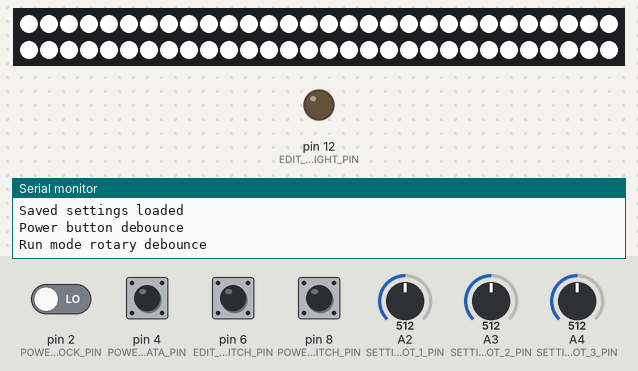
Bench run of a program on a simulated Arduino Uno, built with avr-gcc and run on an emulated ATmega328P. Shown: 60 RGB LEDs in strip order, left to right, continuing on the next row, output pins drawn as LEDs (lit = HIGH), the last lines printed to the serial monitor. The test bench sets the inputs (shaded band); at power-on: pin 8 (POWER_MODE_ROT_SWITCH_PIN) HIGH, pin 2 (POWER_MODE_ROT_CLOCK_PIN), pin 4 (POWER_MODE_ROT_DATA_PIN), pin 6 (EDIT_BUTTON_SWITCH_PIN) LOW, A2 (SETTINGS_POT_1_PIN) = 512, A3 (SETTINGS_POT_2_PIN) = 512, A4 (SETTINGS_POT_3_PIN) = 512. Dim RGB values are drawn brighter than linear; EEPROM starts erased.

Above: at 1.2 s.
1.3 s: pin 4 (POWER_MODE_ROT_DATA_PIN) pulled HIGH for 0.15 s
At 2.5 s:
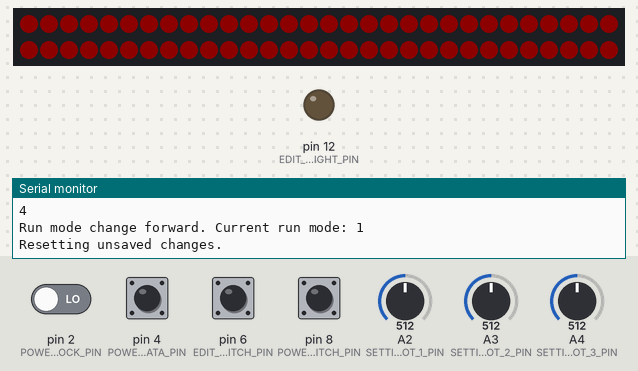
3.1 s: pin 6 (EDIT_BUTTON_SWITCH_PIN) pulled HIGH for 0.15 s
At 3.35 s:
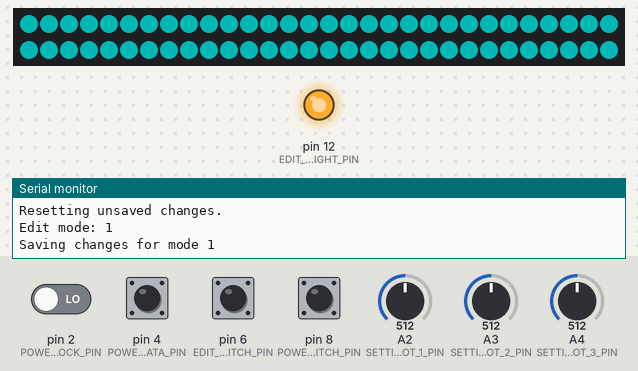
3.8 s: pin 2 (POWER_MODE_ROT_CLOCK_PIN) driven HIGH and pin 4 (POWER_MODE_ROT_DATA_PIN) driven HIGH
At 6.6 s:
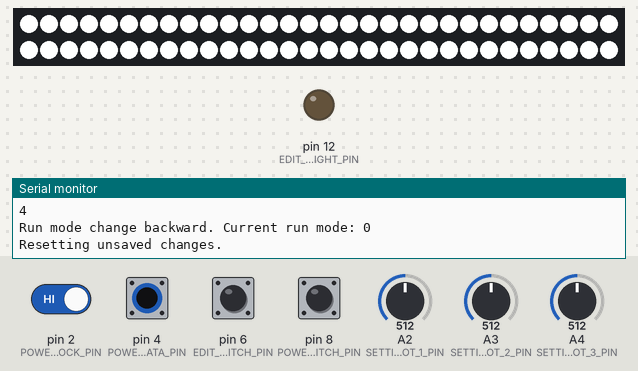
6.8 s: pin 8 (POWER_MODE_ROT_SWITCH_PIN) pulled LOW for 0.15 s
At 7.8 s:
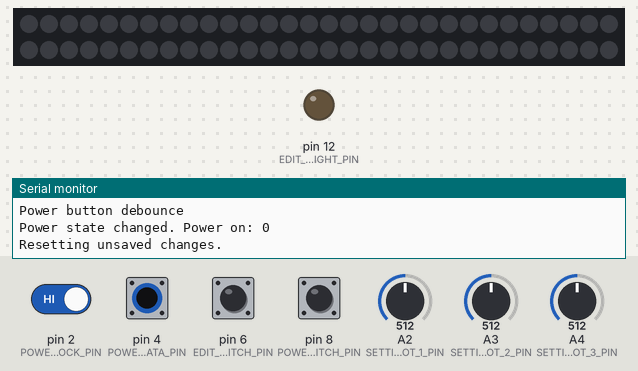
8.5 s: pin 8 (POWER_MODE_ROT_SWITCH_PIN) pulled LOW for 1 s
At 10.2 s:
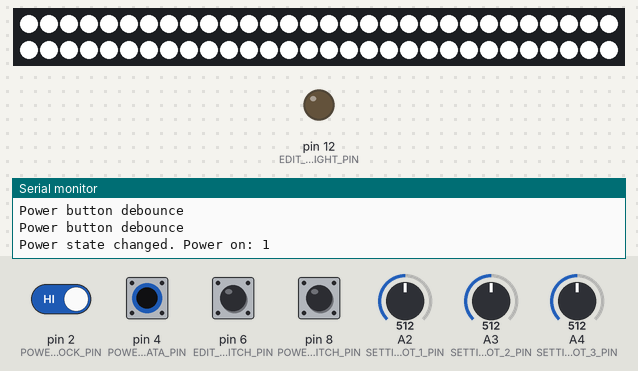
11.0 s: pin 6 (EDIT_BUTTON_SWITCH_PIN) pulled HIGH for 1 s
At 14.4 s:
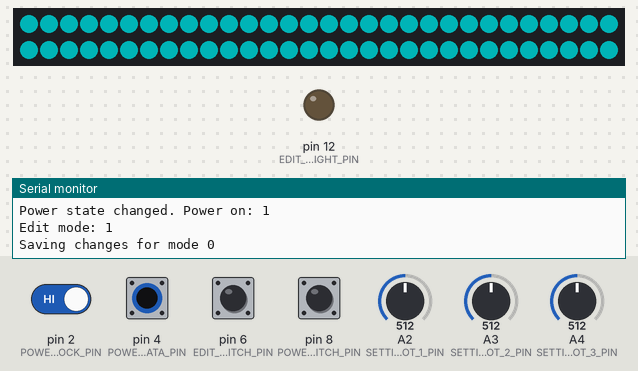
Timing chart, 0 to 15.3 s (numbered marks = the images above; inputs shaded):
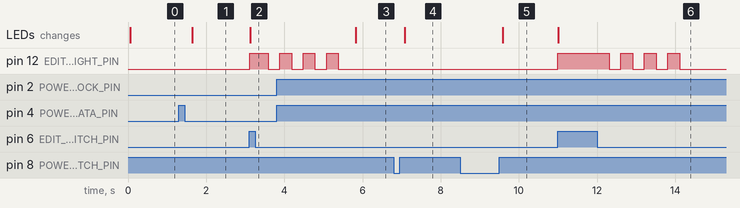

The program:

main.cpp
```cpp
#include <Arduino.h>
#include <EEPROM.h>
#include <NeoPixelBus.h>
#include "octoboard.h"
#include "convert.h"

const Mode MODES[4] = {Mode::Solid, Mode::GradientLinear, Mode::GradientCircular, Mode::GradientRotating};

//top to bottom
const int LINEAR_LED_INDEXES[20][7] = {
    {0,-1,-1,-1,-1,-1,-1},
    {1,2,-1,-1,-1,-1,-1},
    {3,4,5,6,7,-1,-1},
    {8,9,10,11,-1,-1,-1},
    {12,-1,-1,-1,-1,-1,-1},
    {14,13,15,16,17,-1,-1},
    {18,-1,-1,-1,-1,-1,-1},
    {23,19,24,20,25,21,22},
    {26,28,27,-1,-1,-1,-1},
    {30,31,32,-1,-1,-1,-1},
    {35,36,33,34,-1,-1,-1},
    {37,-1,-1,-1,-1,-1,-1},
    {40,41,39,38,-1,-1,-1},
    {42,43,-1,-1,-1,-1,-1},
    {44,45,46,47,48,-1,-1},
    {49,50,-1,-1,-1,-1,-1},
    {52,53,54,55,51,-1,-1},
    {56,-1,-1,-1,-1,-1,-1},
    {57,58,-1,-1,-1,-1,-1},
    {59,-1,-1,-1,-1,-1,-1}
};

//top-left to bottom-right
const int LINEAR_45_INDEXES[19][5] = {
    {3,-1,-1,-1,-1},
    {18,4,-1,-1,-1},
    {23,14,1,-1,-1},
    {13,8,0,-1,-1},
    {30,19,9,5,-1},
    {15,12,2,-1,-1},
    {31,26,10,6,-1},
    {35,24,20,16,11},
    {44,40,29,7,-1},
    {52,36,28,25,17},
    {53,45,41,33,-1},
    {54,39,34,27,21},
    {56,46,22,-1,-1},
    {55,47,32,-1,-1},
    {57,48,42,38,-1},
    {51,37,-1,-1,-1},
    {59,49,-1,-1,-1},
    {58,43,-1,-1,-1},
    {50,-1,-1,-1,-1}
};

//left to right
const int LINEAR_90_INDEXES[16][7] = {
    {18,-1,-1,-1,-1,-1,-1},
    {23,30,52,-1,-1,-1,-1},
    {14,44,53,-1,-1,-1,-1},
    {3,19,31,40,-1,-1,-1},
    {4,13,35,45,54,-1,-1},
    {8,26,56,-1,-1,-1,-1},
    {1,24,41,-1,-1,-1,-1},
    {9,15,29,36,46,55,57},
    {0,5,12,20,28,-1,-1},
    {10,16,25,33,39,47,59},
    {2,34,48,51,58,-1,-1},
    {11,27,42,-1,-1,-1,-1},
    {6,17,38,49,-1,-1,-1},
    {7,21,-1,-1,-1,-1,-1},
    {22,32,50,-1,-1,-1,-1},
    {37,43,-1,-1,-1,-1,-1}
};

//bottom-left to top-right
const int LINEAR_135_INDEXES[19][6] = {
    {52,-1,-1,-1,-1,-1},
    {53,-1,-1,-1,-1,-1},
    {44,54,56,-1,-1,-1},
    {57,-1,-1,-1,-1,-1},
    {45,55,59,-1,-1,-1},
    {30,40,58,-1,-1,-1},
    {23,46,-1,-1,-1,-1},
    {18,31,35,41,47,51},
    {19,36,48,-1,-1,-1},
    {14,26,39,49,-1,-1},
    {13,24,29,33,42,50},
    {28,34,38,-1,-1,-1},
    {3,15,20,25,43,-1},
    {4,8,9,27,37,-1},
    {12,16,32,-1,-1,-1},
    {1,5,10,21,-1,-1},
    {0,17,-1,-1,-1,-1},
    {2,11,-1,-1,-1,-1},
    {6,7,-1,-1,-1,-1}
};

//inner to outer
const int CIRCULAR_INDEXES[9][12] = {
    {29,28,36,33,-1,-1,-1,-1,-1,-1,-1,-1},
    {20,24,39,34,25,-1,-1,-1,-1,-1,-1,-1},
    {26,35,41,27,-1,-1,-1,-1,-1,-1,-1,-1},
    {16,15,31,46,47,42,-1,-1,-1,-1,-1,-1},
    {12,19,40,48,38,32,21,-1,-1,-1,-1,-1},
    {9,13,30,45,55,51,49,22,17,10,-1,-1},
    {5,8,14,23,44,54,37,11,-1,-1,-1,-1},
    {1,4,18,53,56,57,58,50,43,7,6,2},
    {0,3,52,59,-1,-1,-1,-1,-1,-1,-1,-1}
};

const unsigned long POWER_DEBOUNCE_DELAY = 50;
const unsigned long RUN_MODE_DEBOUNCE_DELAY = 50;

//how long to hold the power button before resetting to factory settings
const int RESET_TIME_DELAY = 5000;

//Settings assignments
#define SOLID_MODE_BRIGHTNESS_ADDRESS 0
#define SOLID_MODE_RED_ADDRESS 1
#define SOLID_MODE_GREEN_ADDRESS 2
#define SOLID_MODE_BLUE_ADDRESS 3
#define GRADIENT_LINEAR_MODE_COLOR_1_BRIGHTNESS_ADDRESS 10
#define GRADIENT_LINEAR_MODE_COLOR_1_RED_ADDRESS 11
#define GRADIENT_LINEAR_MODE_COLOR_1_GREEN_ADDRESS 12
#define GRADIENT_LINEAR_MODE_COLOR_1_BLUE_ADDRESS 13
#define GRADIENT_LINEAR_MODE_COLOR_2_BRIGHTNESS_ADDRESS 14
#define GRADIENT_LINEAR_MODE_COLOR_2_RED_ADDRESS 15
#define GRADIENT_LINEAR_MODE_COLOR_2_GREEN_ADDRESS 16
#define GRADIENT_LINEAR_MODE_COLOR_2_BLUE_ADDRESS 17
#define GRADIENT_LINEAR_MODE_DIRECTION_ADDRESS 18
#define GRADIENT_CIRCULAR_MODE_COLOR_1_BRIGHTNESS_ADDRESS 20
#define GRADIENT_CIRCULAR_MODE_COLOR_1_RED_ADDRESS 21
#define GRADIENT_CIRCULAR_MODE_COLOR_1_GREEN_ADDRESS 22
#define GRADIENT_CIRCULAR_MODE_COLOR_1_BLUE_ADDRESS 23
#define GRADIENT_CIRCULAR_MODE_COLOR_2_BRIGHTNESS_ADDRESS 24
#define GRADIENT_CIRCULAR_MODE_COLOR_2_RED_ADDRESS 25
#define GRADIENT_CIRCULAR_MODE_COLOR_2_GREEN_ADDRESS 26
#define GRADIENT_CIRCULAR_MODE_COLOR_2_BLUE_ADDRESS 27
#define GRADIENT_CIRCULAR_MODE_COLOR_SPREAD_ADDRESS 28
#define GRADIENT_ROTATE_MODE_COLOR_1_BRIGHTNESS_ADDRESS 30
#define GRADIENT_ROTATE_MODE_COLOR_1_RED_ADDRESS 31
#define GRADIENT_ROTATE_MODE_COLOR_1_GREEN_ADDRESS 32
#define GRADIENT_ROTATE_MODE_COLOR_1_BLUE_ADDRESS 33
#define GRADIENT_ROTATE_MODE_COLOR_2_BRIGHTNESS_ADDRESS 34
#define GRADIENT_ROTATE_MODE_COLOR_2_RED_ADDRESS 35
#define GRADIENT_ROTATE_MODE_COLOR_2_GREEN_ADDRESS 36
#define GRADIENT_ROTATE_MODE_COLOR_2_BLUE_ADDRESS 37
#define GRADIENT_ROTATE_MODE_GRADIENT_TYPE_ADDRESS 38
#define GRADIENT_ROTATE_MODE_ROTATE_SPEED_ADDRESS 39

#define CURRENT_MODE_ADDRESS 50
#define SETTINGS_HAVE_CHANGED 51 //whether or not we're on factory defaults

//Pin assignments
const int POWER_MODE_ROT_CLOCK_PIN = 2;
const int POWER_MODE_ROT_DATA_PIN = 4;
const int POWER_MODE_ROT_SWITCH_PIN = 8;
const int LED_STRIP_DATA_PIN = 7;
const int SETTINGS_POT_1_PIN = 2;
const int SETTINGS_POT_2_PIN = 3;
const int SETTINGS_POT_3_PIN = 4;
const int SETTINGS_POT_4_PIN = 5;
const int EDIT_BUTTON_SWITCH_PIN = 6;
const int EDIT_BUTTON_LIGHT_PIN = 12;

//power/run mode rotary values
int rotaryClockValue;
int rotaryDataValue;
int rotarySwitchValue;
int currentModeIndex;
bool currentPowerState = true;
bool powerIsChanging = false;
unsigned long powerIsChangingStartTime = 0;
int lastPowerButtonState = HIGH;
unsigned long lastPowerDebounceTime = 0;
unsigned long lastRunModeDebounceTime = 0;
int pendingRunModeChange = 0; //-1 for reverse, 1 for forward, 0 for no change

//edit button values
int lastEditButtonState;
bool editModeIsActive;

//solid mode values
RgbColor solidRgb;

//linear gradient mode values
RgbColor gradientLinearRgb1;
RgbColor gradientLinearRgb2;
int gradientLinearBrightness;
int gradientLinearDirection;

//circular gradient mode values
RgbColor gradientCircularRgb1;
RgbColor gradientCircularRgb2;
int gradientCircularBrightness;
int gradientCircularColorSpread;

//rotating gradient mode values
RgbColor gradientRotateRgb1;
RgbColor gradientRotateRgb2;
int gradientRotateGradientType;
int gradientRotateSpeed;

//pixels
const int PIXEL_COUNT = 60;
NeoPixelBus<NeoGrbFeature, Neo800KbpsMethod> strip(PIXEL_COUNT, LED_STRIP_DATA_PIN);

void setup() {
    Serial.begin(9600);

    loadSavedModeSettings();

    pinMode(EDIT_BUTTON_LIGHT_PIN, OUTPUT);
    lastEditButtonState = digitalRead(EDIT_BUTTON_SWITCH_PIN);

    //power/mode rotary encoder
    rotaryClockValue = digitalRead(POWER_MODE_ROT_CLOCK_PIN);
    rotaryDataValue = digitalRead(POWER_MODE_ROT_DATA_PIN);
    rotarySwitchValue = digitalRead(POWER_MODE_ROT_SWITCH_PIN);

    strip.Begin();
}

void loop() {
    checkPowerState();

    if (!isPowerOn()) {
        return;
    }

    Mode currentRunMode = getCurrentRunMode();

    checkRunModeState();

    Mode newRunMode = getCurrentRunMode();

    if (currentRunMode != newRunMode) {
        resetUnsavedChanges();
    }
    else {
        checkEditModeState();
    }

    switch (newRunMode) {
        case Mode::Solid:
            runSolidMode();
            break;
        case Mode::GradientLinear:
            runGradientLinearMode();
            break;
        case Mode::GradientCircular:
            runGradientCircularMode();
            break;
        case Mode::GradientRotating:
            runGradientRotatingMode();
            break;
    }
}

void loadSavedModeSettings() {
    Serial.println("Loading saved settings");

    solidRgb = RgbColor(
        EEPROM.read(SOLID_MODE_RED_ADDRESS),
        EEPROM.read(SOLID_MODE_GREEN_ADDRESS),
        EEPROM.read(SOLID_MODE_BLUE_ADDRESS));

    gradientLinearRgb1 = RgbColor(
        EEPROM.read(GRADIENT_LINEAR_MODE_COLOR_1_RED_ADDRESS),
        EEPROM.read(GRADIENT_LINEAR_MODE_COLOR_1_GREEN_ADDRESS),
        EEPROM.read(GRADIENT_LINEAR_MODE_COLOR_1_BLUE_ADDRESS));

    gradientLinearRgb2 = RgbColor(
        EEPROM.read(GRADIENT_LINEAR_MODE_COLOR_2_RED_ADDRESS),
        EEPROM.read(GRADIENT_LINEAR_MODE_COLOR_2_GREEN_ADDRESS),
        EEPROM.read(GRADIENT_LINEAR_MODE_COLOR_2_BLUE_ADDRESS));

    gradientLinearDirection = EEPROM.read(GRADIENT_LINEAR_MODE_DIRECTION_ADDRESS);

    gradientCircularRgb1 = RgbColor(
        EEPROM.read(GRADIENT_CIRCULAR_MODE_COLOR_1_RED_ADDRESS),
        EEPROM.read(GRADIENT_CIRCULAR_MODE_COLOR_1_GREEN_ADDRESS),
        EEPROM.read(GRADIENT_CIRCULAR_MODE_COLOR_1_BLUE_ADDRESS));

    gradientCircularRgb2 = RgbColor(
        EEPROM.read(GRADIENT_CIRCULAR_MODE_COLOR_2_RED_ADDRESS),
        EEPROM.read(GRADIENT_CIRCULAR_MODE_COLOR_2_GREEN_ADDRESS),
        EEPROM.read(GRADIENT_CIRCULAR_MODE_COLOR_2_BLUE_ADDRESS));

    gradientCircularColorSpread = EEPROM.read(GRADIENT_CIRCULAR_MODE_COLOR_SPREAD_ADDRESS);

    gradientRotateRgb1 = RgbColor(
        EEPROM.read(GRADIENT_ROTATE_MODE_COLOR_1_RED_ADDRESS),
        EEPROM.read(GRADIENT_ROTATE_MODE_COLOR_1_GREEN_ADDRESS),
        EEPROM.read(GRADIENT_ROTATE_MODE_COLOR_1_BLUE_ADDRESS));

    gradientRotateRgb2 = RgbColor(
        EEPROM.read(GRADIENT_ROTATE_MODE_COLOR_2_RED_ADDRESS),
        EEPROM.read(GRADIENT_ROTATE_MODE_COLOR_2_GREEN_ADDRESS),
        EEPROM.read(GRADIENT_ROTATE_MODE_COLOR_2_BLUE_ADDRESS));

    gradientRotateGradientType = EEPROM.read(GRADIENT_ROTATE_MODE_GRADIENT_TYPE_ADDRESS);
    gradientRotateSpeed = EEPROM.read(GRADIENT_ROTATE_MODE_ROTATE_SPEED_ADDRESS);

    currentModeIndex = EEPROM.read(CURRENT_MODE_ADDRESS);

    Serial.println("Saved speed: " + String(gradientRotateSpeed));

    Serial.println("Saved settings loaded");
}

void checkPowerState() {
    int newSwitchValue = digitalRead(POWER_MODE_ROT_SWITCH_PIN);

    //Only update debounce time when state changes. Otherwise, debounce return block will always fire.
    if (newSwitchValue != lastPowerButtonState) {
        lastPowerDebounceTime = millis();
    }

    lastPowerButtonState = newSwitchValue;

    //If a state change hasn't existed in its new state for more than the debounce delay time yet, return.
    if (millis() - lastPowerDebounceTime <= POWER_DEBOUNCE_DELAY) {
        Serial.println("Power button debounce");
        return;
    }

    //Check if button is idle.
    if (newSwitchValue == HIGH && !powerIsChanging) {
        return;
    }

    //Check if button is currently being pushed.
    if (newSwitchValue == LOW) {
        //Check if button is currently being held in.
        if (powerIsChanging) {
            if (millis() - powerIsChangingStartTime > RESET_TIME_DELAY) {
                factoryReset();
            }

            return;
        }

        //Button has just been pressed, but not yet released.
        Serial.println("Power state changing.");
        powerIsChanging = true;
        powerIsChangingStartTime = millis();

        return;
    }

    //Button has just been released.
    powerIsChanging = false;
    currentPowerState = !currentPowerState;

    Serial.println("Power state changed. Power on: " + String(currentPowerState));

    if (!isPowerOn()) {
        resetUnsavedChanges();
        strip.ClearTo(RgbColor(0));
        strip.Show();
    }
}

bool isPowerOn() {
    return currentPowerState;
}

void checkRunModeState() {
    int newClockValue = digitalRead(POWER_MODE_ROT_CLOCK_PIN);
    int newDataValue = digitalRead(POWER_MODE_ROT_DATA_PIN);

    bool clockChanged = newClockValue != rotaryClockValue;
    bool dataChanged = newDataValue != rotaryDataValue;

    //Only update debounce time when state changes. Otherwise, debounce return block will always fire.
    if (clockChanged || dataChanged) {
        Serial.println("Run mode clock: " + String(newClockValue) + " data: " + String(newDataValue));
        lastPowerDebounceTime = millis();

        //Because numerous value changes occur with each rotation, we need to track only the first change and let the rest debounce.
        if (pendingRunModeChange == 0) {
            if (clockChanged) {
                pendingRunModeChange = -1;
            }
            else {
                pendingRunModeChange = 1;
            }
        }
    }

    rotaryClockValue = newClockValue;
    rotaryDataValue = newDataValue;

    //If a state change hasn't existed in its new state for more than the debounce delay time yet, return.
    if (millis() - lastPowerDebounceTime <= POWER_DEBOUNCE_DELAY) {
        Serial.println("Run mode rotary debounce");
        return;
    }

    if (pendingRunModeChange == 0) {
        //no incoming change
        return;
    }

    int modeCount = sizeof(MODES) / sizeof(*MODES);
    Serial.println(modeCount);

    if (pendingRunModeChange == 1) {
        //mode rotated clockwise
        currentModeIndex = (currentModeIndex + 1) % modeCount;
        Serial.println("Run mode change forward. Current run mode: " + String(MODES[currentModeIndex]));
    }
    else if (pendingRunModeChange == -1) {
        //mode rotated counter-clockwise
        //modulo doesn't wrap around when using negatives, so we can't be quite as fancy here.
        currentModeIndex--;
        if (currentModeIndex < 0) {
            currentModeIndex += modeCount;
        }
        Serial.println("Run mode change backward. Current run mode: " + String(MODES[currentModeIndex]));
    }

    if (pendingRunModeChange != 0) {
        EEPROM.write(CURRENT_MODE_ADDRESS, currentModeIndex);
        pendingRunModeChange = 0;
    }
}

Mode getCurrentRunMode() {
    return MODES[currentModeIndex];
}

void checkEditModeState() {
    int newButtonValue = digitalRead(EDIT_BUTTON_SWITCH_PIN);

    if (newButtonValue == lastEditButtonState) {
        return;
    }

    lastEditButtonState = newButtonValue;

    bool editModeWasActive = editModeIsActive;

    editModeIsActive = newButtonValue == HIGH;

    if (editModeWasActive && !editModeIsActive) {
        saveChanges();
    }

    Serial.println("Edit mode: " + String(editModeIsActive));

    digitalWrite(EDIT_BUTTON_LIGHT_PIN, editModeIsActive);
}

bool isInEditMode() {
    return editModeIsActive;
}

void saveChanges() {
    Mode mode = getCurrentRunMode();

    Serial.println("Saving changes for mode " + String(mode));

    switch (mode) {
        case Mode::Solid: {
            solidRgb = strip.GetPixelColor(0);

            EEPROM.write(SOLID_MODE_RED_ADDRESS, solidRgb.R);
            EEPROM.write(SOLID_MODE_GREEN_ADDRESS, solidRgb.G);
            EEPROM.write(SOLID_MODE_BLUE_ADDRESS, solidRgb.B);
            break;
        }
        case Mode::GradientLinear: {
            int potBrightnessVal = analogRead(SETTINGS_POT_1_PIN);
            int potStartVal = analogRead(SETTINGS_POT_2_PIN);
            int potEndVal = analogRead(SETTINGS_POT_3_PIN);

            gradientLinearBrightness = potBrightnessVal;
            gradientLinearRgb1 = Convert::AnalogToColor(potStartVal);
            gradientLinearRgb2 = Convert::AnalogToColor(potEndVal);

            //TODO: apply direction of gradient
            //int potDirectionVal = analogRead(SETTINGS_POT_4_PIN);

            EEPROM.write(GRADIENT_LINEAR_MODE_COLOR_1_BRIGHTNESS_ADDRESS, potBrightnessVal);
            EEPROM.write(GRADIENT_LINEAR_MODE_COLOR_1_RED_ADDRESS, gradientLinearRgb1.R);
            EEPROM.write(GRADIENT_LINEAR_MODE_COLOR_1_GREEN_ADDRESS, gradientLinearRgb1.G);
            EEPROM.write(GRADIENT_LINEAR_MODE_COLOR_1_BLUE_ADDRESS, gradientLinearRgb1.B);

            EEPROM.write(GRADIENT_LINEAR_MODE_COLOR_2_BRIGHTNESS_ADDRESS, potBrightnessVal);
            EEPROM.write(GRADIENT_LINEAR_MODE_COLOR_2_RED_ADDRESS, gradientLinearRgb2.R);
            EEPROM.write(GRADIENT_LINEAR_MODE_COLOR_2_GREEN_ADDRESS, gradientLinearRgb2.G);
            EEPROM.write(GRADIENT_LINEAR_MODE_COLOR_2_BLUE_ADDRESS, gradientLinearRgb2.B);
            break;
        }
        case Mode::GradientCircular: {
            //TODO
            break;
        }
        case Mode::GradientRotating: {
            //TODO
            break;
        }
        default: {
            //shouldn't need to do anything here
        }
    }

    EEPROM.write(SETTINGS_HAVE_CHANGED, 1);

    blinkButton(4, 300);
}

void resetUnsavedChanges() {
    Serial.println("Resetting unsaved changes.");

    editModeIsActive = false;
    digitalWrite(EDIT_BUTTON_LIGHT_PIN, editModeIsActive);
}

void runSolidMode() {
    RgbColor currentColor;
    if (isInEditMode()) {
        int brightnessVal = analogRead(SETTINGS_POT_1_PIN);
        int colorVal = analogRead(SETTINGS_POT_2_PIN);

        currentColor = Convert::AnalogToColor(colorVal);
        currentColor = Convert::ColorToBrightnessAdjustedColor(currentColor, brightnessVal, 5);
    }
    else {
        currentColor = solidRgb;
    }

    strip.ClearTo(currentColor);
    strip.Show();
}

void runGradientLinearMode() {
    RgbColor currentStartColor;
    RgbColor currentEndColor;
    int currentBrightness;
    RgbColor* colors;

    if (isInEditMode()) {
        int potStartVal = analogRead(SETTINGS_POT_2_PIN);
        int potEndVal = analogRead(SETTINGS_POT_3_PIN);

        //TODO: provide mechanism to adjust start/end brightnesses independently

        //TODO: apply direction of gradient
        //int potDirectionVal = analogRead(SETTINGS_POT_4_PIN);

        currentStartColor = Convert::AnalogToColor(potStartVal);
        currentEndColor = Convert::AnalogToColor(potEndVal);
        currentBrightness = analogRead(SETTINGS_POT_1_PIN);
    }
    else {
        currentStartColor = gradientLinearRgb1;
        currentEndColor = gradientLinearRgb2;
        currentBrightness = gradientLinearBrightness;
    }

    colors = Convert::ColorRangeToColors(currentStartColor, currentEndColor, PIXEL_COUNT);

    for(int i = 0; i < PIXEL_COUNT; i++) {
        RgbColor color = Convert::ColorToBrightnessAdjustedColor(colors[i], currentBrightness, 5);
        strip.SetPixelColor(i, color);
    }

    delete[] colors;

    strip.Show();
}

void runGradientCircularMode() {
    //TODO: implement
}

void runGradientRotatingMode() {
    //TODO: implement
}

void factoryReset() {
    //TODO: figure out how to store defaults in a const collection rather than here
    Serial.println("Factory reset triggered");

    EEPROM.write(SOLID_MODE_BRIGHTNESS_ADDRESS, 10);
    EEPROM.write(SOLID_MODE_RED_ADDRESS, 128);
    EEPROM.write(SOLID_MODE_GREEN_ADDRESS, 0);
    EEPROM.write(SOLID_MODE_BLUE_ADDRESS, 0);
    EEPROM.write(GRADIENT_LINEAR_MODE_COLOR_1_BRIGHTNESS_ADDRESS, 50);
    EEPROM.write(GRADIENT_LINEAR_MODE_COLOR_1_RED_ADDRESS, 0);
    EEPROM.write(GRADIENT_LINEAR_MODE_COLOR_1_GREEN_ADDRESS, 0);
    EEPROM.write(GRADIENT_LINEAR_MODE_COLOR_1_BLUE_ADDRESS, 0);
    EEPROM.write(GRADIENT_LINEAR_MODE_COLOR_2_BRIGHTNESS_ADDRESS, 50);
    EEPROM.write(GRADIENT_LINEAR_MODE_COLOR_2_RED_ADDRESS, 0);
    EEPROM.write(GRADIENT_LINEAR_MODE_COLOR_2_GREEN_ADDRESS , 0);
    EEPROM.write(GRADIENT_LINEAR_MODE_COLOR_2_BLUE_ADDRESS , 0);
    EEPROM.write(GRADIENT_LINEAR_MODE_DIRECTION_ADDRESS , 0);
    EEPROM.write(GRADIENT_CIRCULAR_MODE_COLOR_1_BRIGHTNESS_ADDRESS , 50);
    EEPROM.write(GRADIENT_CIRCULAR_MODE_COLOR_1_RED_ADDRESS , 0);
    EEPROM.write(GRADIENT_CIRCULAR_MODE_COLOR_1_GREEN_ADDRESS , 0);
    EEPROM.write(GRADIENT_CIRCULAR_MODE_COLOR_1_BLUE_ADDRESS , 0);
    EEPROM.write(GRADIENT_CIRCULAR_MODE_COLOR_2_BRIGHTNESS_ADDRESS , 50);
    EEPROM.write(GRADIENT_CIRCULAR_MODE_COLOR_2_RED_ADDRESS , 0);
    EEPROM.write(GRADIENT_CIRCULAR_MODE_COLOR_2_GREEN_ADDRESS , 0);
    EEPROM.write(GRADIENT_CIRCULAR_MODE_COLOR_2_BLUE_ADDRESS , 0);
    EEPROM.write(GRADIENT_CIRCULAR_MODE_COLOR_SPREAD_ADDRESS , 0);
    EEPROM.write(GRADIENT_ROTATE_MODE_COLOR_1_BRIGHTNESS_ADDRESS , 50);
    EEPROM.write(GRADIENT_ROTATE_MODE_COLOR_1_RED_ADDRESS , 0);
    EEPROM.write(GRADIENT_ROTATE_MODE_COLOR_1_GREEN_ADDRESS , 0);
    EEPROM.write(GRADIENT_ROTATE_MODE_COLOR_1_BLUE_ADDRESS , 0);
    EEPROM.write(GRADIENT_ROTATE_MODE_COLOR_2_BRIGHTNESS_ADDRESS , 50);
    EEPROM.write(GRADIENT_ROTATE_MODE_COLOR_2_RED_ADDRESS , 0);
    EEPROM.write(GRADIENT_ROTATE_MODE_COLOR_2_GREEN_ADDRESS , 0);
    EEPROM.write(GRADIENT_ROTATE_MODE_COLOR_2_BLUE_ADDRESS , 0);
    EEPROM.write(GRADIENT_ROTATE_MODE_GRADIENT_TYPE_ADDRESS , 0);
    EEPROM.write(GRADIENT_ROTATE_MODE_ROTATE_SPEED_ADDRESS , 0);
    EEPROM.write(CURRENT_MODE_ADDRESS , 0);
    EEPROM.write(SETTINGS_HAVE_CHANGED, 0);

    powerIsChanging = false;
    editModeIsActive = false;
    currentModeIndex = 0;

    blinkButton(10, 70);

    loadSavedModeSettings();
}

void blinkButton(int blinkCount, int onOffDelay) {
    for (int i = 0; i < blinkCount; i++) {
        digitalWrite(EDIT_BUTTON_LIGHT_PIN, HIGH);
        delay(onOffDelay);
        digitalWrite(EDIT_BUTTON_LIGHT_PIN, LOW);
        delay(onOffDelay);
    }
}
```

Source omitted: convert.cpp (3262 bytes), convert.h (1893 bytes), modes.h (189 bytes), octoboard.h (1699 bytes)

Measured:
- after the input at 1.3 s, the LEDs: change after 0.34 s (image 1)
- after the input at 3.1 s, pin 12 (EDIT_BUTTON_LIGHT_PIN): LOW → HIGH at once, → LOW 0.47 s later; the LEDs: change at once (image 2)
- after the input at 3.8 s, the LEDs: change after 2.0 s (image 3)
- after the input at 6.8 s, the LEDs: change after 0.28 s (image 4)
- after the input at 8.5 s, the LEDs: change after 1.1 s (image 5)
- after the input at 11.0 s, pin 12 (EDIT_BUTTON_LIGHT_PIN): LOW → HIGH at once, then repeats every 0.60 s: LOW 0.30 s, HIGH 0.30 s, until it stays LOW from 14.1 s; the LEDs: change at once (image 6)
